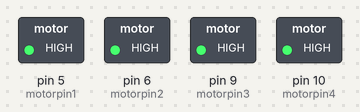
A sketch run on a simulated Arduino Uno, built with avr-gcc and run on an emulated ATmega328P. On the bench: switched loads named in the sketch (green lamp = pin HIGH).

Above: at 0.1 s.
Timing chart, 0 to 1.6 s (numbered marks = the images above):
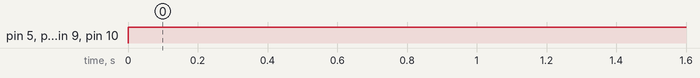

The sketch:

motortest.ino
```cpp
//Right wheel 1
const int motorpin1=5;
const int motorpin2=6;
//Left wheel
const int motorpin3=9;
const int motorpin4=10;


void setup() {
  // put your setup code here, to run once:
pinMode(motorpin1,OUTPUT);
pinMode(motorpin2,OUTPUT);
pinMode(motorpin3,OUTPUT);
pinMode(motorpin4,OUTPUT);
}

void loop() {
  // put your main code here, to run repeatedly:
digitalWrite(motorpin1,1);
digitalWrite(motorpin2,1);
digitalWrite(motorpin3,1);
digitalWrite(motorpin4,1);
}
```

Measured:
- by itself, pin 5 (motorpin1), pin 6 (motorpin2), pin 9 (motorpin3), pin 10 (motorpin4): LOW → HIGH at 0.00 s
